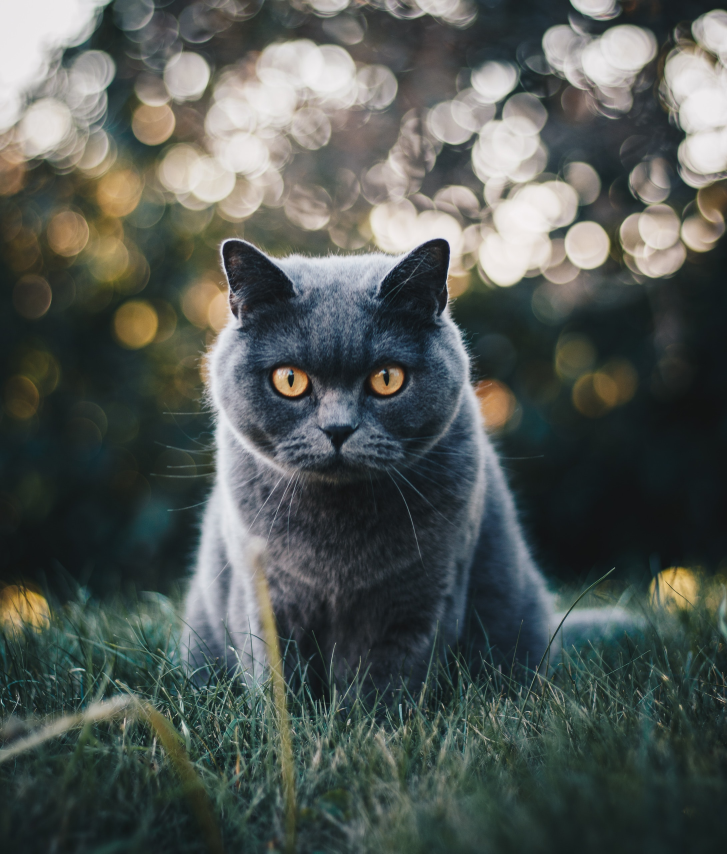
#> input picture Image/Image 1.jpg, 2181 x 2560 px, given as the content of the folder D:/RIME/Sem 3/DL/Project/Ass 1/Cat, which was not available (shown at 1/3 size)
$ python Prediction.py
#> lines starting #> are read from the running program, lines starting #| are printed output that depends on the picture; pictures that were not available may be replaced by others from this repository, and a replacement may not be noted
### KNN.py

import cv2
import math
import glob
import numpy as np


CATS = glob.glob("D:\RIME\Sem 3\DL\Project\Ass 1\Cat\*.jpg")    #folder for cat images
DOGS = glob.glob("D:\RIME\Sem 3\DL\Project\Ass 1\Dog\*.jpg")    #folder for dog images

# fuction for resizing, Feature 1 (Gray Image), Feature 2 (Edge detection) //////////////
def FeatureExtraction (data):
    GrayImages = []
    EdgeImages = []
    for img in data:
        oimg = cv2.imread(img)
#> oimg is the input picture: shape (2560, 2181, 3); mean B, G, R 84.3, 88.6, 82.1
        rimg = cv2.resize(oimg,(300 ,400))
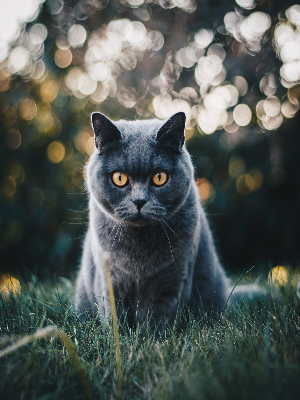
#> rimg: shape (400, 300, 3); mean B, G, R 84.2, 88.5, 82
        gimg = cv2.cvtColor(rimg, cv2.COLOR_BGR2GRAY)
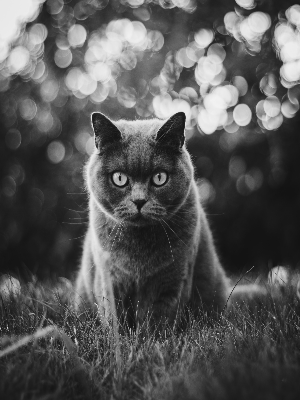
#> gimg: shape (400, 300); min 18, max 242, mean 86.1
        bimg = cv2.GaussianBlur(gimg, (3,3), 0)
        eimg = cv2.Canny(image=bimg, threshold1=70, threshold2=200)
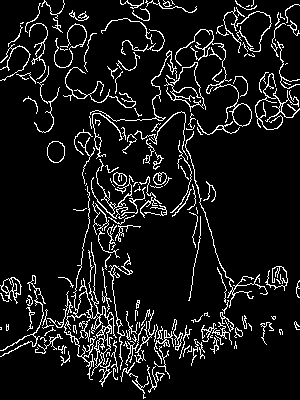
#> eimg: shape (400, 300); 9.2% white in thin lines or dots

        EdgeFeature = np.sum(eimg)/120000
#> EdgeFeature = 23.58
        GrayFeaure = np.sum(gimg)/120000
#> GrayFeaure = 86.1
        GrayImages.append(GrayFeaure)
        EdgeImages.append(EdgeFeature)

    return (GrayImages,EdgeImages)

# /////////////////////////////////////////////////////////////////////////////////////////

# Finding Euclidean Distance //////////////////////////////////////////////////////////////
# [46 lines left out: functions euclidean, predict, not called in this run]

GCat,ECat = FeatureExtraction(CATS)
#> GCat = [86.1]; ECat = [23.58]
GDog,EDog = FeatureExtraction(DOGS)
#> GDog = [86.1]; EDog = [23.58]

#  To save the values of training data
# np.savez('Points' , GCat=GCat,ECat=ECat,GDog=GDog,EDog=EDog)

### Prediction.py
import matplotlib.pyplot as plt
import glob
import numpy as np
import KNN

 # Test folde place image it i-------  Give one Image at a time else it will predict for only last Image
image = glob.glob("D:\RIME\Sem 3\DL\Project\Ass 1\image\*.jpg")

# loading Saved training values
#> (the run stopped early here; a loop or call above may not have finished)
